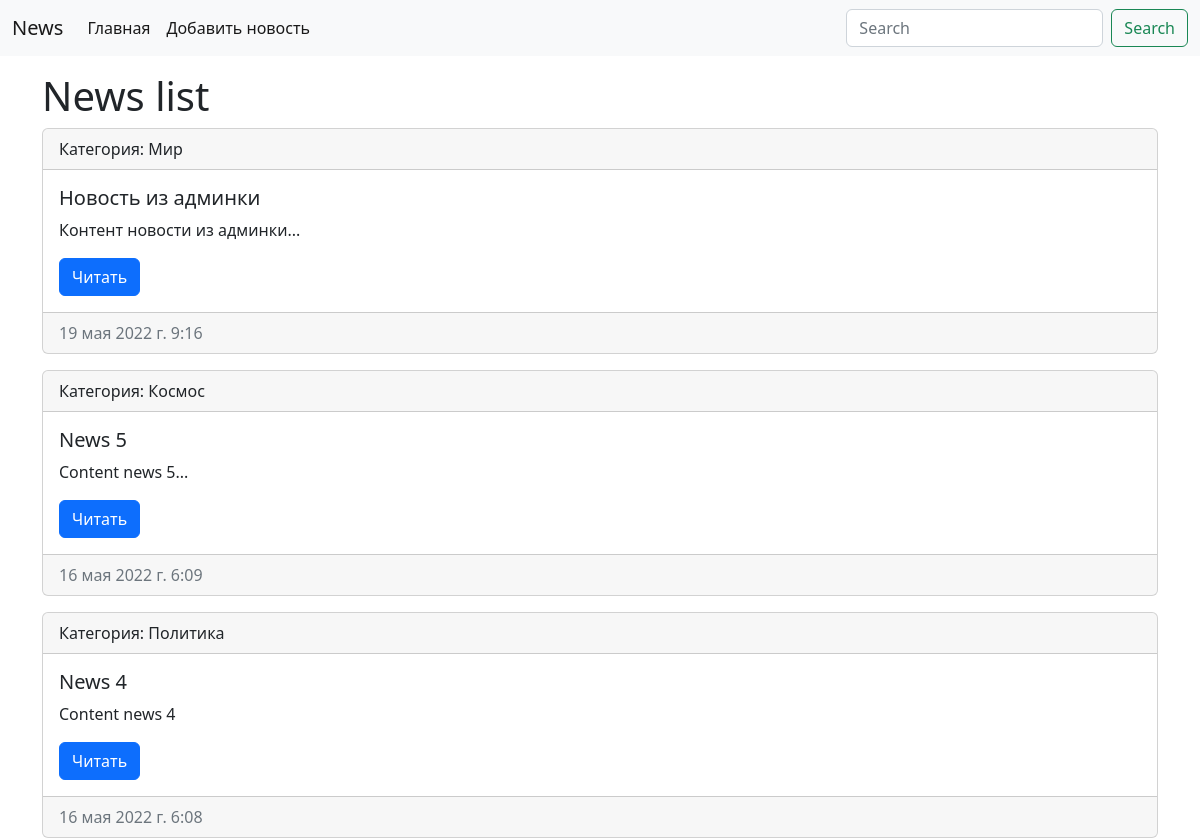
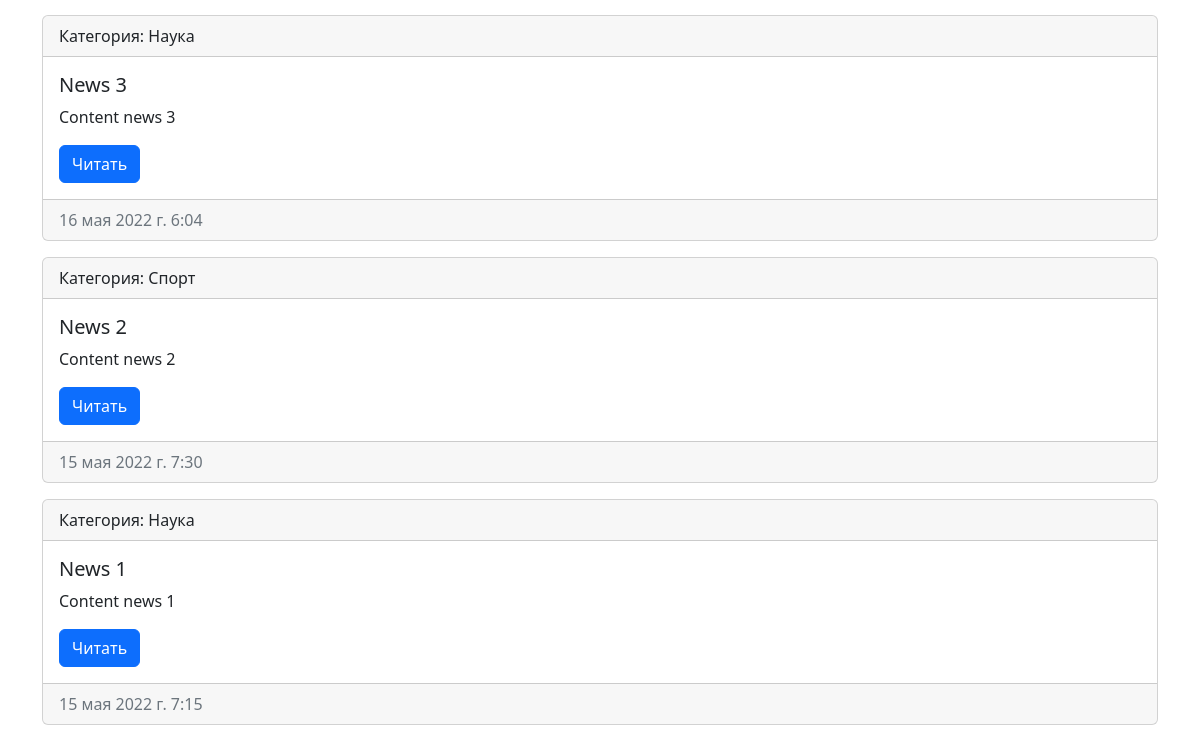
The app's page /, older data (2 pictures, top to bottom).
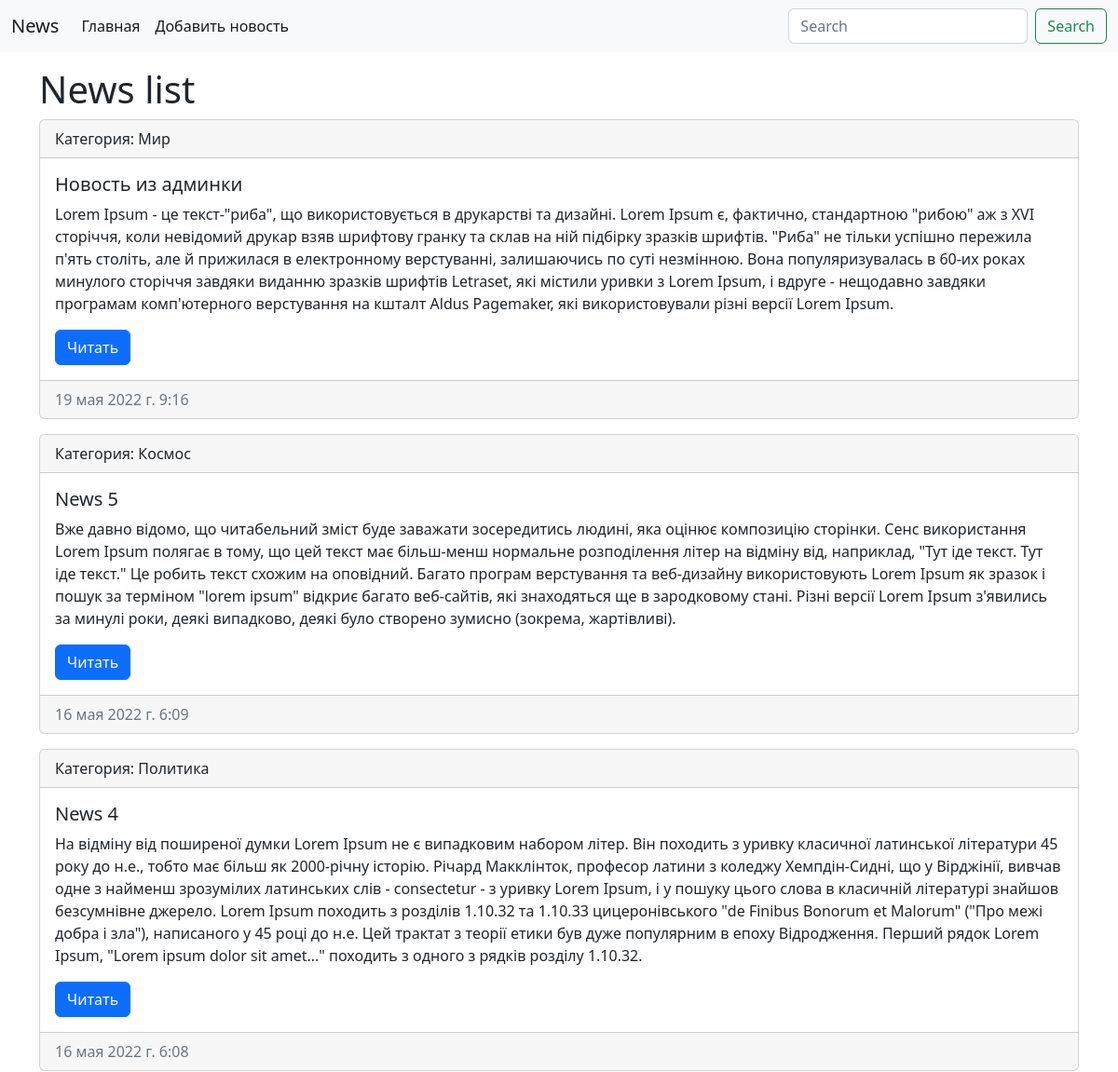
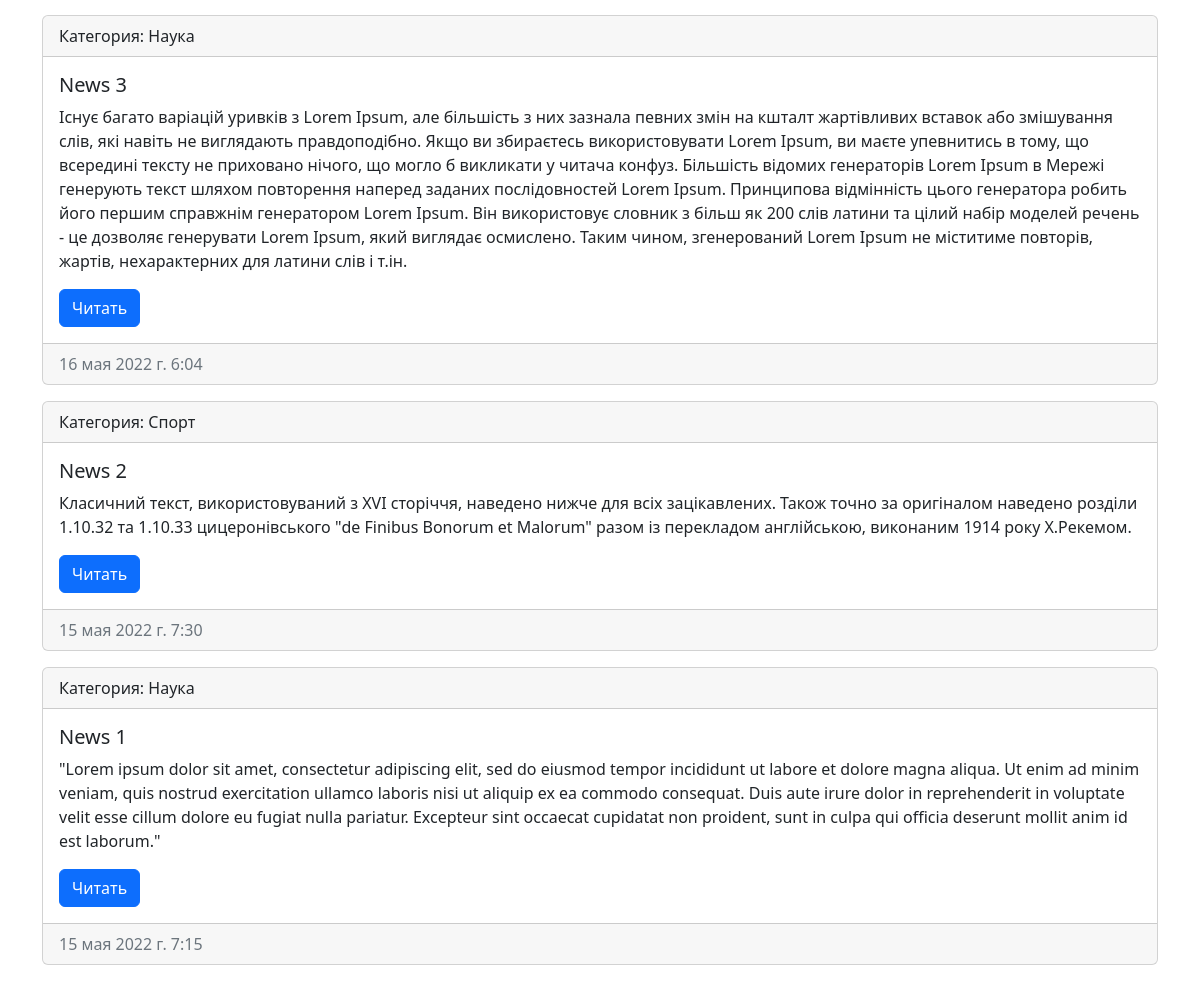
The same page, newer data (2 pictures, top to bottom).
### news/models.py (models this page shows, shortened)
class News(models.Model):
    title = models.CharField(max_length=150, verbose_name='Заголовок')
    content = models.TextField(blank=True, verbose_name='Статья')
    created_at = models.DateTimeField(auto_now_add=True, verbose_name='Создано')
    updated_at = models.DateTimeField(auto_now=True, verbose_name='Обновлено')
    photo = models.ImageField(upload_to='photos/%Y/%m/%d/', blank=True, verbose_name='Фото')
    is_published = models.BooleanField(default=True, verbose_name='Опубликовано')
    category = models.ForeignKey('Category', on_delete=models.PROTECT, null=True, verbose_name='Категория')
    class Meta:
        verbose_name = 'Новость'
        verbose_name_plural = 'Новости'
        ordering = ['-created_at']

class Category(models.Model):
    title = models.CharField(max_length=150, db_index=True, verbose_name='Наименование категории')
    class Meta:
        verbose_name = 'Категория'
        verbose_name_plural = 'Категории'
        ordering = ['title']

### news/views.py (the view)
# urls.py: path('', index),
def index(request):
    news = News.objects.all()
    categories = Category.objects.all()
    context = {
        'news': news,
        'title': 'News list',
        'categories': categories
    }
    return render(request, 'news/index.html', context)

### news/templates/news/index.html (shortened to what this page needs)
<!doctype html>
<html lang="en">
<head>
    <link href="https://cdn.jsdelivr.net/npm/bootstrap@5.2.0-beta1/dist/css/bootstrap.min.css" rel="stylesheet"
>
</head>
<body>
<nav class="navbar navbar-expand-lg bg-light">
    <div class="container-fluid">
        <a class="navbar-brand" href="#">News</a>
        <div class="collapse navbar-collapse" id="navbarSupportedContent">
            <ul class="navbar-nav me-auto mb-2 mb-lg-0">
                <li class="nav-item"><a class="nav-link active" aria-current="page" href="/">Главная</a></li>
                <li class="nav-item"><a class="nav-link active" aria-current="page" href="/">Добавить новость</a></li>
            </ul>
            <form class="d-flex" role="search">
                <input class="form-control me-2" type="search" placeholder="Search" aria-label="Search">
                <button class="btn btn-outline-success" type="submit">Search</button>
            </form>
        </div>
    </div>
</nav>
<div class="container mt-3">
    <h1>{{ title }}</h1>
    <div class="row">
        {% for item in news %}
        <div class="col-md-12">
        <div class="card mb-3">
            <div class="card-header">
                Категория: {{ item.category.title }}
            </div>
            <div class="card-body">
                <h5 class="card-title">{{ item.title }}</h5>
                <p class="card-text">{{ item.content }}</p>
                <a href="#" class="btn btn-primary">Читать</a>
            </div>
            <div class="card-footer text-muted">
                {{ item.created_at }}
                </div>
            </div>
        </div>
        {% endfor %}
    </div>
</div>
</body>
</html>

Row changes from the older to the newer data that the page shows:
changed News "Новость из админки": content "Контент новости из админки..." → "Lorem Ipsum - це текст-\"риба\", що використовується в друкарстві та дизайні. Lorem Ipsum є, фактично, стандартною \"рибою\" аж з XVI сторіччя, коли невідомий друкар взяв шрифтову гранку та склав на ній підбірку зразків шрифтів. \"Риба\" не тільки успішно пережила п'ять століть, але й прижилася в електронному верстуванні, залишаючись по суті незмінною. Вона популяризувалась в 60-их роках минулого сторіччя завдяки виданню зразків шрифтів Letraset, які містили уривки з Lorem Ipsum, і вдруге - нещодавно завдяки програмам комп'ютерного верстування на кшталт Aldus Pagemaker, які використовували різні версії Lorem Ipsum."
changed News "News 5": content "Content news 5..." → "Вже давно відомо, що читабельний зміст буде заважати зосередитись людині, яка оцінює композицію сторінки. Сенс використання Lorem Ipsum полягає в тому, що цей текст має більш-менш нормальне розподілення літер на відміну від, наприклад, \"Тут іде текст. Тут іде текст.\" Це робить текст схожим на оповідний. Багато програм верстування та веб-дизайну використовують Lorem Ipsum як зразок і пошук за терміном \"lorem ipsum\" відкриє багато веб-сайтів, які знаходяться ще в зародковому стані. Різні версії Lorem Ipsum з'явились за минулі роки, деякі випадково, деякі було створено зумисно (зокрема, жартівливі)."
changed News "News 4": content "Content news 4" → "На відміну від поширеної думки Lorem Ipsum не є випадковим набором літер. Він походить з уривку класичної латинської літератури 45 року до н.е., тобто має більш як 2000-річну історію. Річард Макклінток, професор латини з коледжу Хемпдін-Сидні, що у Вірджінії, вивчав одне з найменш зрозумілих латинських слів - consectetur - з уривку Lorem Ipsum, і у пошуку цього слова в класичній літературі знайшов безсумнівне джерело. Lorem Ipsum походить з розділів 1.10.32 та 1.10.33 цицеронівського \"de Finibus Bonorum et Malorum\" (\"Про межі добра і зла\"), написаного у 45 році до н.е. Цей трактат з теорії етики був дуже популярним в епоху Відродження. Перший рядок Lorem Ipsum, \"Lorem ipsum dolor sit…"
changed News "News 3": content "Content news 3" → "Існує багато варіацій уривків з Lorem Ipsum, але більшість з них зазнала певних змін на кшталт жартівливих вставок або змішування слів, які навіть не виглядають правдоподібно. Якщо ви збираєтесь використовувати Lorem Ipsum, ви маєте упевнитись в тому, що всередині тексту не приховано нічого, що могло б викликати у читача конфуз. Більшість відомих генераторів Lorem Ipsum в Мережі генерують текст шляхом повторення наперед заданих послідовностей Lorem Ipsum. Принципова відмінність цього генератора робить його першим справжнім генератором Lorem Ipsum. Він використовує словник з більш як 200 слів латини та цілий набір моделей речень - це дозволяє генерувати Lorem Ipsum, який виглядає осмислено.…"
changed News "News 2": content "Content news 2" → "Класичний текст, використовуваний з XVI сторіччя, наведено нижче для всіх зацікавлених. Також точно за оригіналом наведено розділи 1.10.32 та 1.10.33 цицеронівського \"de Finibus Bonorum et Malorum\" разом із перекладом англійською, виконаним 1914 року Х.Рекемом."
changed News "News 1": content "Content news 1" → "\"Lorem ipsum dolor sit amet, consectetur adipiscing elit, sed do eiusmod tempor incididunt ut labore et dolore magna aliqua. Ut enim ad minim veniam, quis nostrud exercitation ullamco laboris nisi ut aliquip ex ea commodo consequat. Duis aute irure dolor in reprehenderit in voluptate velit esse cillum dolore eu fugiat nulla pariatur. Excepteur sint occaecat cupidatat non proident, sunt in culpa qui officia deserunt mollit anim id est laborum.\""
